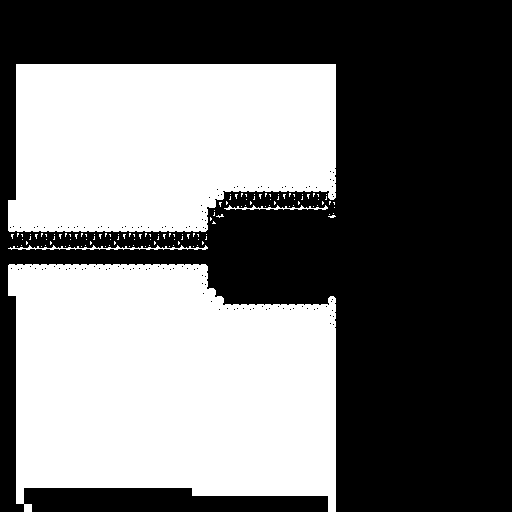

Below is a game level as drawn by its tile map, then a one-line description and the .tmx that defines it (tile-layer data replaced by summaries):
An orthogonal 64x64 tile map with 8x8 px tiles, 1 tile layer (map) and 14 objects (2x Snow 1, Player Start, Jetty, Ice Cube Area Trigger, Player Move to Start, ...).

<map version="1.10" tiledversion="1.11.2" orientation="orthogonal" renderorder="right-down" width="64" height="64" tilewidth="8" tileheight="8" infinite="0" nextlayerid="3" nextobjectid="32">
 <editorsettings>
  <export target="../public/assets/tilemaps/summer_jetty_area.json" format="json" />
 </editorsettings>
 <tileset firstgid="1" name="snow" tilewidth="8" tileheight="8" spacing="8" margin="8" tilecount="64" columns="8">
  <image source="../public/assets/tilemaps/snow.png" width="136" height="136" />
  <tile id="0">
   <properties>
    <property name="collision" type="bool" value="true" />
   </properties>
  </tile>
  <tile id="1">
   <properties>
    <property name="collision" type="bool" value="true" />
   </properties>
  </tile>
  <tile id="2">
   <properties>
    <property name="collision" type="bool" value="true" />
   </properties>
  </tile>
  <tile id="3">
   <properties>
    <property name="collision" type="bool" value="true" />
   </properties>
  </tile>
  <tile id="4">
   <properties>
    <property name="collision" type="bool" value="true" />
   </properties>
  </tile>
  <tile id="5">
   <properties>
    <property name="collision" type="bool" value="true" />
   </properties>
  </tile>
  <tile id="6">
   <properties>
    <property name="collision" type="bool" value="true" />
   </properties>
  </tile>
  <tile id="8">
   <properties>
    <property name="collision" type="bool" value="true" />
   </properties>
  </tile>
  <tile id="9">
   <properties>
    <property name="collision" type="bool" value="true" />
   </properties>
  </tile>
  <tile id="10">
   <properties>
    <property name="collision" type="bool" value="true" />
   </properties>
  </tile>
  <tile id="11">
   <properties>
    <property name="collision" type="bool" value="true" />
   </properties>
  </tile>
  <tile id="12">
   <properties>
    <property name="collision" type="bool" value="true" />
   </properties>
  </tile>
  <tile id="13">
   <properties>
    <property name="collision" type="bool" value="true" />
   </properties>
  </tile>
  <tile id="14">
   <properties>
    <property name="collision" type="bool" value="true" />
   </properties>
  </tile>
  <tile id="16">
   <properties>
    <property name="collision" type="bool" value="true" />
   </properties>
  </tile>
  <tile id="17">
   <properties>
    <property name="collision" type="bool" value="true" />
   </properties>
  </tile>
  <tile id="18">
   <properties>
    <property name="collision" type="bool" value="true" />
   </properties>
  </tile>
  <tile id="19">
   <properties>
    <property name="collision" type="bool" value="true" />
   </properties>
  </tile>
  <tile id="20">
   <properties>
    <property name="collision" type="bool" value="true" />
   </properties>
  </tile>
  <tile id="21">
   <properties>
    <property name="collision" type="bool" value="true" />
   </properties>
  </tile>
  <tile id="22">
   <properties>
    <property name="collision" type="bool" value="true" />
   </properties>
  </tile>
  <tile id="24">
   <properties>
    <property name="collision" type="bool" value="true" />
   </properties>
  </tile>
  <tile id="25">
   <properties>
    <property name="collision" type="bool" value="false" />
   </properties>
  </tile>
  <tile id="26">
   <properties>
    <property name="collision" type="bool" value="false" />
   </properties>
  </tile>
  <tile id="27">
   <properties>
    <property name="collision" type="bool" value="false" />
   </properties>
  </tile>
  <tile id="28">
   <properties>
    <property name="collision" type="bool" value="true" />
   </properties>
  </tile>
  <tile id="29">
   <properties>
    <property name="collision" type="bool" value="true" />
   </properties>
  </tile>
  <tile id="30">
   <properties>
    <property name="collision" type="bool" value="true" />
   </properties>
  </tile>
  <tile id="32">
   <properties>
    <property name="collision" type="bool" value="true" />
   </properties>
  </tile>
  <tile id="33">
   <properties>
    <property name="collision" type="bool" value="true" />
   </properties>
  </tile>
  <tile id="34">
   <properties>
    <property name="collision" type="bool" value="true" />
   </properties>
  </tile>
  <tile id="35">
   <properties>
    <property name="collision" type="bool" value="true" />
   </properties>
  </tile>
  <tile id="36">
   <properties>
    <property name="collision" type="bool" value="true" />
   </properties>
  </tile>
  <tile id="37">
   <properties>
    <property name="collision" type="bool" value="true" />
   </properties>
  </tile>
  <tile id="38">
   <properties>
    <property name="collision" type="bool" value="true" />
   </properties>
  </tile>
  <tile id="40">
   <properties>
    <property name="collision" type="bool" value="false" />
   </properties>
  </tile>
 </tileset>
 <layer id="1" name="map" width="64" height="64">
  <data>[4096 cells, 2155 non-empty, 26 distinct tile ids]</data>
 </layer>
 <objectgroup id="2" name="objects">
  <object id="1" name="Player Start" x="376" y="256">
   <point />
  </object>
  <object id="2" name="Jetty" x="368" y="264">
   <point />
  </object>
  <object id="10" name="Ice Cube Area Trigger" x="160" y="249" width="16" height="16" />
  <object id="21" name="Player Move to Start" x="325" y="255">
   <point />
  </object>
  <object id="22" name="Melted Snow 1" x="244" y="232">
   <point />
  </object>
  <object id="23" name="Melted Snow 2" x="276" y="286">
   <point />
  </object>
  <object id="24" name="Snow 3" x="296" y="227">
   <point />
  </object>
  <object id="25" name="Snow 1" x="281" y="240">
   <point />
  </object>
  <object id="26" name="Snow 4" x="235" y="283">
   <point />
  </object>
  <object id="27" name="Snow 2" x="296" y="264">
   <point />
  </object>
  <object id="28" name="Snow 1" x="323" y="290">
   <point />
  </object>
  <object id="29" name="Melted Snow 1 Trigger" x="225" y="217" width="38" height="31" />
  <object id="30" name="Melted Snow 2 Trigger" x="256" y="268" width="39" height="31" />
  <object id="31" name="Camera Bounds" x="31" y="77" width="455" height="398" />
 </objectgroup>
</map>